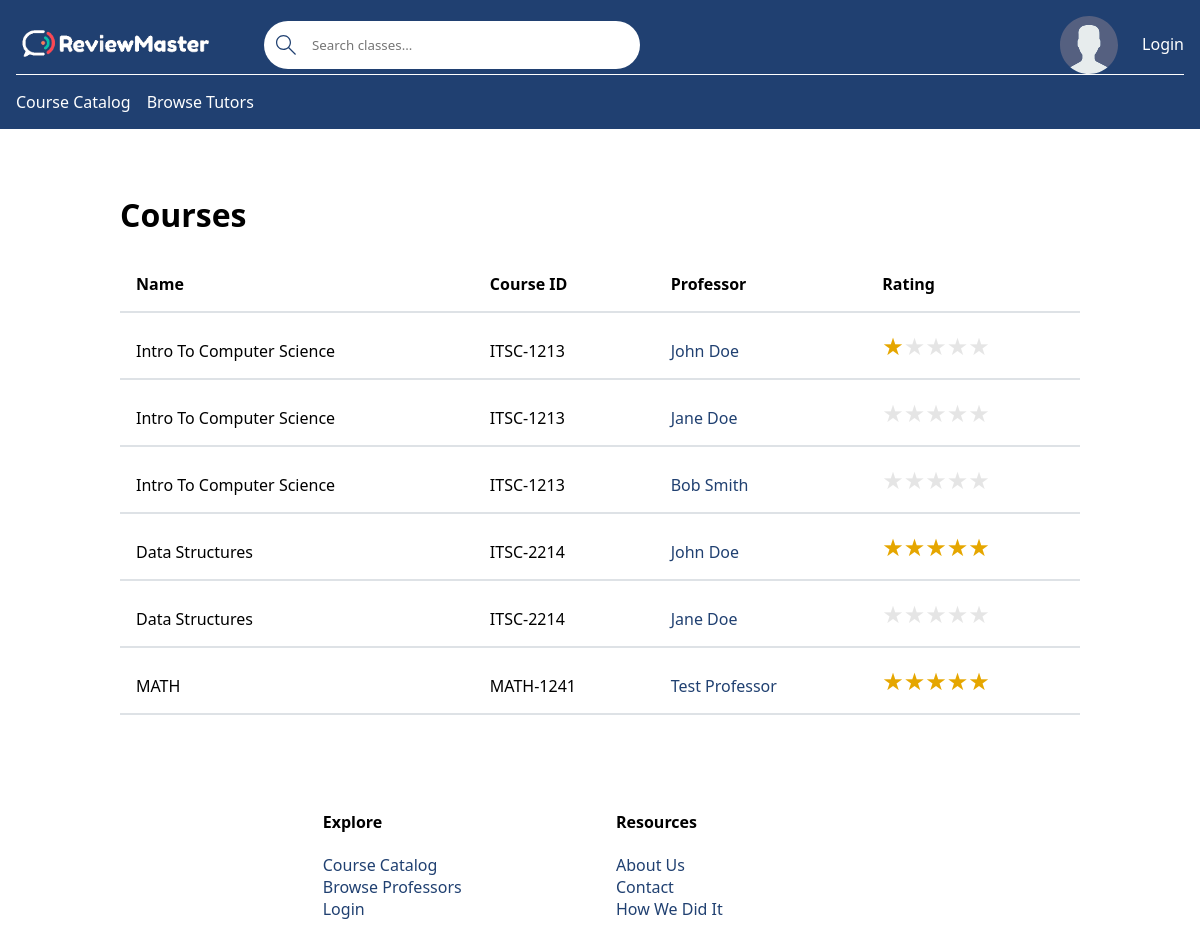
/pick-courses/, run on the app's committed database.
### base/models.py (models this page shows, shortened)
class Course(models.Model):
    name = models.CharField(max_length=200)  # Ex: Software Engineering
    department = models.ForeignKey(Department, null=True,
                                   on_delete=models.SET_NULL)  # NOT SURE IF SET NULL IS GOOD HERE
    number = models.IntegerField(null=False)  # Ex: 3155
    students = models.ManyToManyField(User, related_name='students',
                                      blank=True)  # The students who are taking the course
    professor = models.ManyToManyField(Professor, related_name='professor')  # The professor who teach the course
    tutor = models.ManyToManyField(Tutor, related_name='course', blank=True)
    credit_hours = models.IntegerField() # EX: 3
    class Meta:
        ordering = ['department', 'number']  # Order by department, number, and section number.
    def __str__(self):
        return f'{self.department}-{self.number}'  # Calling will return DEPT-####

class Department(models.Model):
    name = models.CharField(max_length=4)  # EX: ITSC, MATH, ITIS, etc
    def __str__(self):
        return self.name  # Calling Department will return name

class Professor(models.Model):
    name = models.CharField(max_length=100)  # First & Last Name (John Doe)
    avatar = models.ImageField(null=True, default='avatar.svg')
    verified = models.BooleanField(default=False)  # If the professor is verified by email
    user_account = models.OneToOneField(User, on_delete=models.CASCADE, null=True, blank=True)
    def rating_course(self, course):
        total = 0
        count = 0
        for review in self.review_set.all():
            if review.course == course:
                total += review.rating
                count += 1
        if total == 0:
            return 'N/A'
        return f'{int(round(total / count, 1))}'
    def __str__(self):
        if self.user_account and self.user_account.first_name and self.user_account.last_name:
            return f'{self.user_account.first_name} {self.user_account.last_name}'
        elif self.user_account and self.user_account.first_name:
            return f'{self.user_account.first_name}'
        else:
            return self.name

class Review(models.Model):
    professor = models.ForeignKey(Professor, on_delete=models.CASCADE)
    student = models.ForeignKey(User, on_delete=models.CASCADE)
    flagged = models.BooleanField(default=False)
    rating = models.IntegerField()
    course = models.ForeignKey(Course, related_name='course', on_delete=models.SET_NULL, null=True)
    review = models.TextField(null=True, blank=True)
    reply = models.TextField(null=True, blank=True)

### base/views/views_courses.py (the view)
# urls.py: path('pick-courses/', pick_courses, name='courses'),
def pick_courses(request):
    q = request.GET.get('q') if request.GET.get('q') != None else ''
    if q != '':
        courses = Course.objects.filter(
            Q(name__icontains=q) |
            Q(department__name__icontains=q) |
            Q(number__icontains=q) |
            Q(professor__name__icontains=q)
        )
    else:
        courses = Course.objects.all()
    try:
        tutor = Tutor.objects.filter(user_account=request.user).first()
    except:
        tutor = None
    context = {
        'departments': Department.objects.all(),
        'courses': courses,
        'tutor': tutor,
        'q': q,
        'actions': True
    }
    return render(request, 'base/course/courses.html', context)

### base/templatetags/custom_filters.py (called while the page is built)
@register.filter(name="course_rating")
def course_rating(professor, course):
    return professor.rating_course(course)

### base/templates/base/course/courses.html (shortened to what this page needs)
{% extends 'main.html' %}
{% block content %}
    <main>
        <h1>Courses</h1>
        {% include 'base/course/courses_component.html' %}
    </main>
{% endblock content %}

### base/templates/base/course/courses_component.html (shortened to what this page needs)
{% load custom_filters %}
<div class="table-container">
    <table>
        <thead>
            <tr>
                <th>Name</th>
                <th>Course ID</th>
                <th>Professor</th>
                <th>Rating</th>
            </tr>
        </thead>
        <tbody>
            {% for course in courses %}
                {% for professor in course.professor.all %}
                    <tr>
                        <td>{{ course.name }}</td>
                        <td>{{ course }}</td>
                        <td><a href="{% url 'professor-reviews' professor.id %}">{{ professor }}</a></td>
                        <td><div class="container-rating"><span class="star-rating star-rating-{{ professor|course_rating:course }}"></span></div></td>
                    </tr>
                {% endfor %}
            {% endfor %}
        </tbody>
    </table>
</div>

### static/styles/styles.css (style rules this page uses)
:root { --primary-color: #204071; --secondary-color: #2a9d8f; --light-color: #ffffff; --error-color: #ba2d3d; --success-color: #2a9d8f; --dark-gray: #495057; --light-grey: #dee2e6; --star-color: #ffb900; --star-color-hover: gold; --star-color-active: #ea0; }
* { font-family: "Segoe UI", Roboto, Oxygen, Ubuntu, Cantarell, "Open Sans", "Helvetica Neue", sans-serif; margin: 0; padding: 0; box-sizing: border-box; text-rendering: optimizeLegibility; }
main:not(.home) { width: 80%; margin: 4rem auto; }
h1 { margin-bottom: 0.67em; }
a { color: var(--primary-color); text-decoration: none; }
.container-rating { font-size: 1.5rem; }
.star-rating::before { content: "★★★★★"; }
.star-rating { display: inline-block; background-clip: text; color: rgba(0, 0, 0, 0.1); }
.star-rating-1 { background-image: linear-gradient( to right, var(--star-color) 0%, var(--star-color) 20%, transparent 20%, transparent 100% ); }
.star-rating-5 { background-image: linear-gradient( to right, var(--star-color) 0%, var(--star-color) 100%, transparent 100%, transparent 100% ); }
.table-container { overflow-x: auto; }
table { width: 100%; max-width: 100%; margin-bottom: 1rem; border-collapse: collapse; }
table th, table td { padding: 1rem; text-align: left; vertical-align: bottom; border-bottom: 2px solid var(--light-grey); }

### data on the page
Course: name "Intro To Computer Science", department+number "ITSC-1213"
Professor: user_account+name "John Doe"
Professor: user_account+name "Jane Doe"
Professor: user_account+name "Bob Smith"
Course: name "Data Structures", department+number "ITSC-2214"
Course: name "MATH", department+number "MATH-1241"
Professor: user_account+name "Test Professor"
